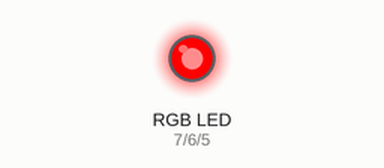
The sketch below on a simulated Arduino Uno, built with avr-gcc and run on an emulated ATmega328P. Shown: an RGB LED mixed from three pins (HIGH = lit).

Above: at 0.5 s.
At 4.2 s:
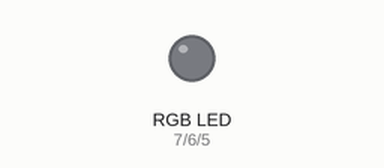
At 8.0 s:
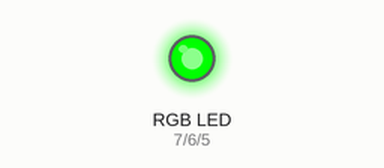
At 12.5 s:
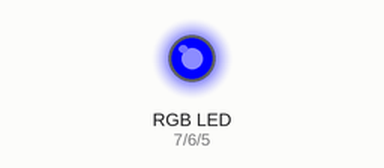
At 17.0 s:
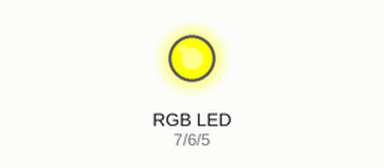
Timing chart, 0 to 23.4 s (numbered marks = the images above):
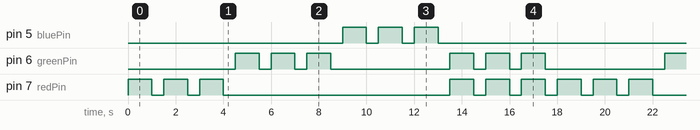

The sketch:

rgb-advanced.ino
```cpp
#define redPin 7
#define greenPin 6
#define bluePin 5

int count=0;

void setup() {
  // put your setup code here, to run once:
  Serial.begin(115200);
  pinMode(redPin,OUTPUT);
  pinMode(greenPin,OUTPUT);
  pinMode(bluePin,OUTPUT);
}

void loop() {
  // red led blink 3 time
  for (int i=0;i<3;i++){
    setColor(255,0,0);    //red color
    delay(1000);
    digitalWrite(redPin, LOW);
    delay(500);
  }

  // green led blink 3 time
  for (int i=0;i<3;i++){
    setColor(0,255,0);    //green color
    delay(1000);
    digitalWrite(greenPin, LOW);
    delay(500);
  }

  // blue led blink 3 time
  for (int i=0;i<3;i++){
    setColor(0,0,255);    //blue color
    delay(1000);
    digitalWrite(bluePin, LOW);
    delay(500);
  }

  // yellow led blink 3 time
  for (int i=0;i<3;i++){
    setColor(255,255,0);  //yellow color
    delay(1000);
    digitalWrite(redPin, LOW);
    digitalWrite(greenPin, LOW);
    delay(500);
  }
}

void setColor(int redValue, int greenValue, int blueValue){
  analogWrite(redPin, redValue);
  analogWrite(greenPin, greenValue);
  analogWrite(bluePin, blueValue);
}
```

Measured:
- by itself, pin 5 (bluePin): repeats every 18.0 s: 2 × (LOW 0.50 s, HIGH 1.0 s), LOW 14.0 s, HIGH 1.0 s
- by itself, pin 6 (greenPin): repeats every 9.0 s: 2 × (LOW 0.50 s, HIGH 1.0 s), LOW 5.0 s, HIGH 1.0 s
- by itself, pin 7 (redPin): repeats every 18.0 s: 2 × (LOW 0.50 s, HIGH 1.0 s), LOW 9.5 s, 3 × (HIGH 1.0 s, LOW 0.50 s), HIGH 1.0 s
